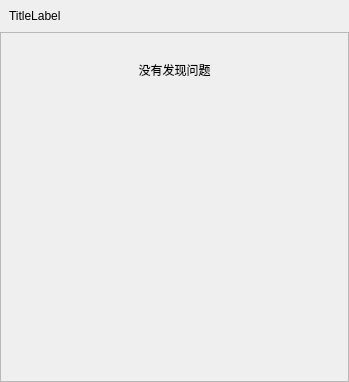
<?xml version="1.0" encoding="UTF-8"?>
<ui version="4.0">
 <class>DashboardStatusWidget</class>
 <widget class="QWidget" name="DashboardStatusWidget">
  <property name="geometry">
   <rect>
    <x>0</x>
    <y>0</y>
    <width>349</width>
    <height>382</height>
   </rect>
  </property>
  <property name="sizePolicy">
   <sizepolicy hsizetype="Preferred" vsizetype="Preferred">
    <horstretch>0</horstretch>
    <verstretch>0</verstretch>
   </sizepolicy>
  </property>
  <property name="minimumSize">
   <size>
    <width>200</width>
    <height>200</height>
   </size>
  </property>
  <property name="windowTitle">
   <string notr="true"/>
  </property>
  <layout class="QVBoxLayout" name="verticalLayout">
   <property name="spacing">
    <number>0</number>
   </property>
   <property name="leftMargin">
    <number>0</number>
   </property>
   <property name="topMargin">
    <number>0</number>
   </property>
   <property name="rightMargin">
    <number>0</number>
   </property>
   <property name="bottomMargin">
    <number>0</number>
   </property>
   <item>
    <widget class="QFrame" name="OuterFrame">
     <property name="frameShape">
      <enum>QFrame::NoFrame</enum>
     </property>
     <property name="frameShadow">
      <enum>QFrame::Plain</enum>
     </property>
     <layout class="QVBoxLayout" name="verticalLayout_2" stretch="0,1">
      <property name="spacing">
       <number>0</number>
      </property>
      <property name="leftMargin">
       <number>0</number>
      </property>
      <property name="topMargin">
       <number>0</number>
      </property>
      <property name="rightMargin">
       <number>0</number>
      </property>
      <property name="bottomMargin">
       <number>0</number>
      </property>
      <item>
       <layout class="QHBoxLayout" name="horizontalLayout">
        <property name="leftMargin">
         <number>9</number>
        </property>
        <property name="topMargin">
         <number>9</number>
        </property>
        <property name="rightMargin">
         <number>9</number>
        </property>
        <property name="bottomMargin">
         <number>9</number>
        </property>
        <item>
         <widget class="openfluid::ui::common::ElidedLabel" name="TitleLabel">
          <property name="text">
           <string notr="true">TitleLabel</string>
          </property>
         </widget>
        </item>
       </layout>
      </item>
      <item>
       <widget class="QFrame" name="InnerWidget">
        <property name="sizePolicy">
         <sizepolicy hsizetype="Preferred" vsizetype="Preferred">
          <horstretch>0</horstretch>
          <verstretch>0</verstretch>
         </sizepolicy>
        </property>
        <property name="frameShape">
         <enum>QFrame::StyledPanel</enum>
        </property>
        <property name="frameShadow">
         <enum>QFrame::Raised</enum>
        </property>
        <layout class="QVBoxLayout" name="verticalLayout_3">
         <property name="spacing">
          <number>0</number>
         </property>
         <property name="leftMargin">
          <number>6</number>
         </property>
         <property name="topMargin">
          <number>6</number>
         </property>
         <property name="rightMargin">
          <number>6</number>
         </property>
         <property name="bottomMargin">
          <number>6</number>
         </property>
         <item>
          <widget class="QLabel" name="NoMessageLabel">
           <property name="sizePolicy">
            <sizepolicy hsizetype="Preferred" vsizetype="Maximum">
             <horstretch>0</horstretch>
             <verstretch>0</verstretch>
            </sizepolicy>
           </property>
           <property name="minimumSize">
            <size>
             <width>0</width>
             <height>40</height>
            </size>
           </property>
           <property name="text">
            <string>没有发现问题</string>
           </property>
           <property name="alignment">
            <set>Qt::AlignBottom|Qt::AlignHCenter</set>
           </property>
          </widget>
         </item>
         <item>
          <widget class="QScrollArea" name="ContentsScrollArea">
           <property name="sizePolicy">
            <sizepolicy hsizetype="Expanding" vsizetype="Ignored">
             <horstretch>0</horstretch>
             <verstretch>0</verstretch>
            </sizepolicy>
           </property>
           <property name="frameShape">
            <enum>QFrame::NoFrame</enum>
           </property>
           <property name="widgetResizable">
            <bool>true</bool>
           </property>
           <property name="alignment">
            <set>Qt::AlignLeading|Qt::AlignLeft|Qt::AlignTop</set>
           </property>
           <widget class="QWidget" name="ContentsWidget">
            <property name="geometry">
             <rect>
              <x>0</x>
              <y>0</y>
              <width>335</width>
              <height>297</height>
             </rect>
            </property>
            <property name="sizePolicy">
             <sizepolicy hsizetype="Preferred" vsizetype="MinimumExpanding">
              <horstretch>0</horstretch>
              <verstretch>0</verstretch>
             </sizepolicy>
            </property>
           </widget>
          </widget>
         </item>
        </layout>
       </widget>
      </item>
     </layout>
    </widget>
   </item>
  </layout>
 </widget>
 <customwidgets>
  <customwidget>
   <class>openfluid::ui::common::ElidedLabel</class>
   <extends>QLabel</extends>
   <header location="global">openfluid/ui/common/ElidedLabel.hpp</header>
  </customwidget>
 </customwidgets>
 <resources/>
 <connections/>
</ui>
